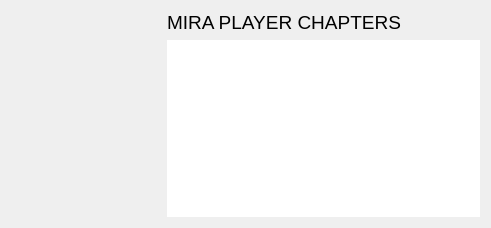
<?xml version="1.0" encoding="UTF-8"?>
<ui version="4.0">
 <class>DialogAbout</class>
 <widget class="QDialog" name="DialogAbout">
  <property name="geometry">
   <rect>
    <x>0</x>
    <y>0</y>
    <width>491</width>
    <height>228</height>
   </rect>
  </property>
  <property name="windowTitle">
   <string>Dialog</string>
  </property>
  <layout class="QVBoxLayout" name="verticalLayout_3">
   <item>
    <layout class="QHBoxLayout" name="horizontalLayout">
     <item>
      <layout class="QVBoxLayout" name="verticalLayout_2">
       <item>
        <widget class="QLabel" name="lb_logo">
         <property name="minimumSize">
          <size>
           <width>150</width>
           <height>150</height>
          </size>
         </property>
         <property name="text">
          <string/>
         </property>
        </widget>
       </item>
       <item>
        <widget class="QLabel" name="lb_aux">
         <property name="text">
          <string/>
         </property>
        </widget>
       </item>
      </layout>
     </item>
     <item>
      <layout class="QVBoxLayout" name="verticalLayout">
       <item>
        <widget class="QLabel" name="lb_title">
         <property name="font">
          <font>
           <pointsize>14</pointsize>
          </font>
         </property>
         <property name="text">
          <string>MIRA PLAYER CHAPTERS</string>
         </property>
        </widget>
       </item>
       <item>
        <widget class="QTextEdit" name="te_info">
         <property name="frameShape">
          <enum>QFrame::Shape::NoFrame</enum>
         </property>
         <property name="frameShadow">
          <enum>QFrame::Shadow::Plain</enum>
         </property>
         <property name="readOnly">
          <bool>true</bool>
         </property>
        </widget>
       </item>
      </layout>
     </item>
    </layout>
   </item>
  </layout>
 </widget>
 <resources/>
 <connections/>
</ui>
